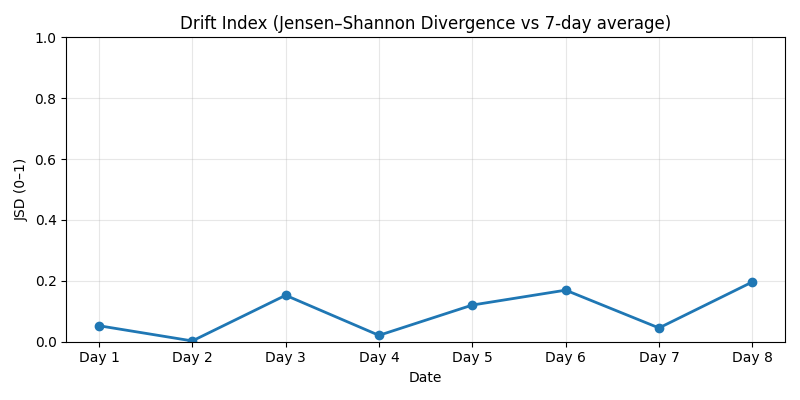

Python code for this plot:
import matplotlib.pyplot as plt
import numpy as np

# Dummy data for 8 days (replace with your real JSD values if available)
dates = [f"Day {i}" for i in range(1, 9)]
jsd = np.random.uniform(0, 0.2, size=8)  # Random JSD values

plt.figure(figsize=(8,4))
plt.plot(dates, jsd, marker='o', linewidth=2, color='tab:blue')
plt.title("Drift Index (Jensen–Shannon Divergence vs 7-day average)")
plt.xlabel("Date")
plt.ylabel("JSD (0–1)")
plt.ylim(0, 1)
plt.tight_layout()
plt.grid(True, alpha=0.3)
plt.savefig("results/drift_index.png")
plt.close()
